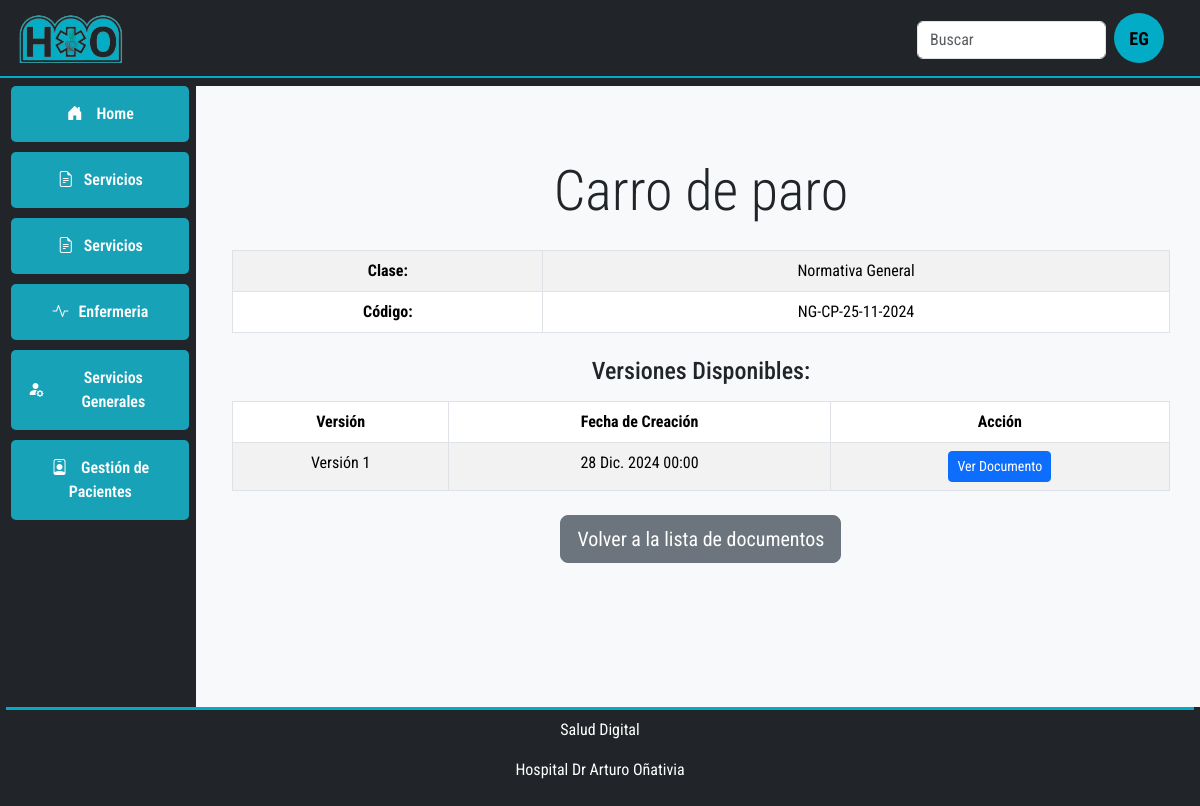
Before: /documentos/2/ with the older database file.
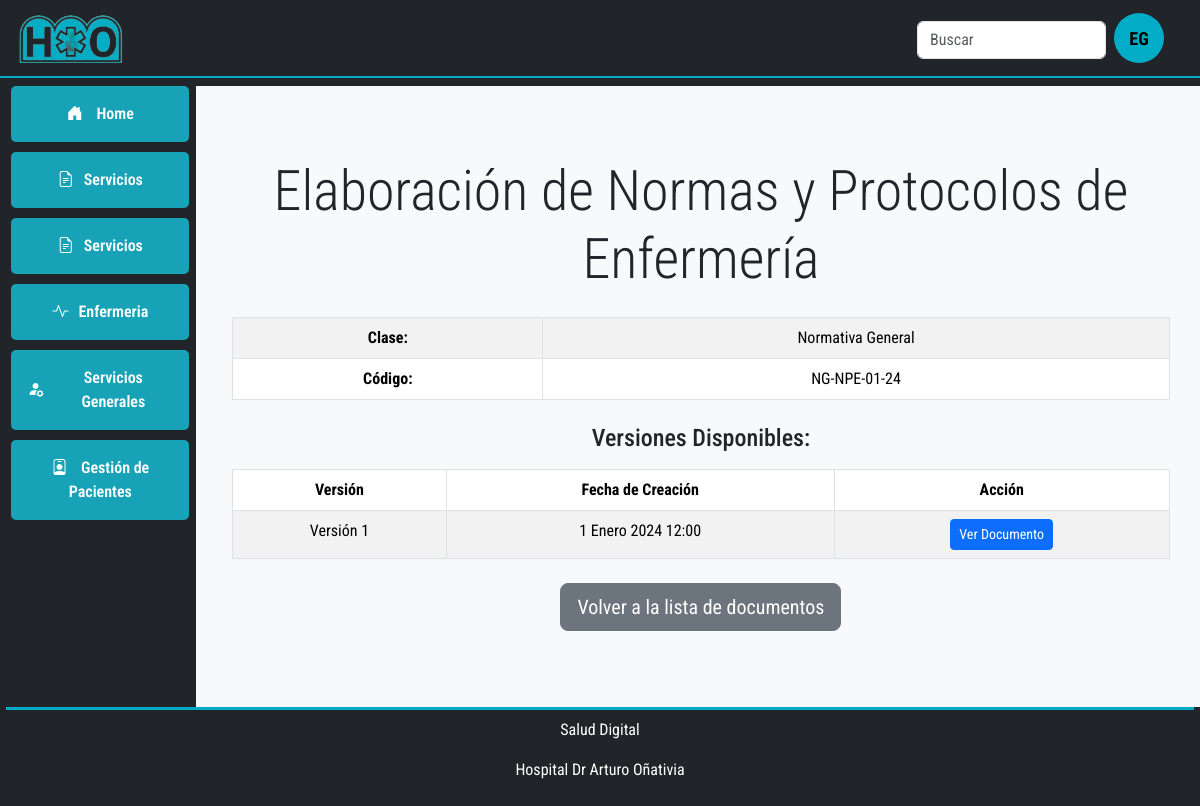
After: the same page with the newer database file.
### ProtocolosDigitales/models.py (models this page shows, shortened)
class Documento(models.Model):
    Opciones_clases = [
        ("Normativa General", "Normativa General"),
        ("Protocolo de Control de Infecciones", "Protocolo de Control de Infecciones"),
        ("Protocolos Generales", "Protocolos Generales"),
        ("Protocolos de Servicio", "Protocolos de Servicio"),
        ("Instructivo de Procedimiento", "Instructivo de Procedimiento"),
    ]
    clase = models.CharField(
        max_length=50, choices=Opciones_clases, blank=False, null=False
    )
    nombre = models.CharField(max_length=100, unique=True, blank=False, null=False)
    codigo = models.CharField(max_length=50, unique=True, blank=False, null=False)

class VersionDocumento(models.Model):
    documento = models.ForeignKey(
        Documento, on_delete=models.CASCADE, related_name="versiones"
    )
    version = models.PositiveBigIntegerField()
    archivo_pdf = models.FileField(upload_to="documentos/")
    fecha_creacion = models.DateTimeField(null=False, blank=False)
    fecha_subida = models.DateTimeField(auto_now_add=True)
    fecha_revision = models.DateTimeField(null=True, blank=True)
    fecha_implementacion = models.DateTimeField(null=True, blank=True)

### ProtocolosDigitales/views.py (the view)
class DocumentoDetailView(DetailView):
    model = Documento
    template_name = "ProtocolosDigitales/documento_detail.html"
    context_object_name = "documento"
    def get_context_data(self, **kwargs):
        context = super().get_context_data(**kwargs)
        context["versiones"] = (
            self.object.versiones.all()
        )  # Obtener todas las versiones del documento
        return context

### ProtocolosDigitales/templates/ProtocolosDigitales/documento_detail.html (shortened to what this page needs)
{% extends 'base.html' %} {% block main_content %}
<div class="container py-5">
  <h2 class="display-4 text-center mb-4">
     {{ documento.nombre }}
  </h2>
  <table class="table table-bordered table-striped table-hover mb-4">
    <tbody>
      <tr>
        <td><strong>Clase:</strong></td>
        <td>{{ documento.clase }}</td>
      </tr>
      <tr>
        <td><strong>Código:</strong></td>
        <td>{{ documento.codigo }}</td>
      </tr>
    </tbody>
  </table>
  <h3 class="h4 mb-3">Versiones Disponibles:</h3>
  <table class="table table-bordered table-striped table-hover">
    <thead class="thead-dark">
      <tr>
        <th scope="col">Versión</th>
        <th scope="col">Fecha de Creación</th>
        <th scope="col">Acción</th>
      </tr>
    </thead>
    <tbody>
      {% for version in versiones %}
      <tr>
        <td>Versión {{ version.version }}</td>
        <td>{{ version.fecha_creacion }}</td>
        <td>
          <a
            href="{% url 'version_detail' version.pk %}"
            class="btn btn-primary btn-sm"
          >
             Ver Documento
          </a>
        </td>
      </tr>
      {% empty %}
      <tr>
        <td colspan="3" class="text-center">No hay versiones disponibles.</td>
      </tr>
      {% endfor %}
    </tbody>
  </table>
  <div class="text-center mt-4">
    <a href="{% url 'documento_list' %}" class="btn btn-secondary btn-lg">
       Volver a la lista de documentos
    </a>
  </div>
</div>
{% endblock %}

Changed rows visible on the page:
changed Documento "Normativa General": nombre "Carro de paro" → "Elaboración de Normas y Protocolos de Enfermería"; codigo "NG-CP-25-11-2024" → "NG-NPE-01-24"
changed VersionDocumento: fecha_creacion "28 Dic. 2024 00:00" → "1 Enero 2024 12:00"
